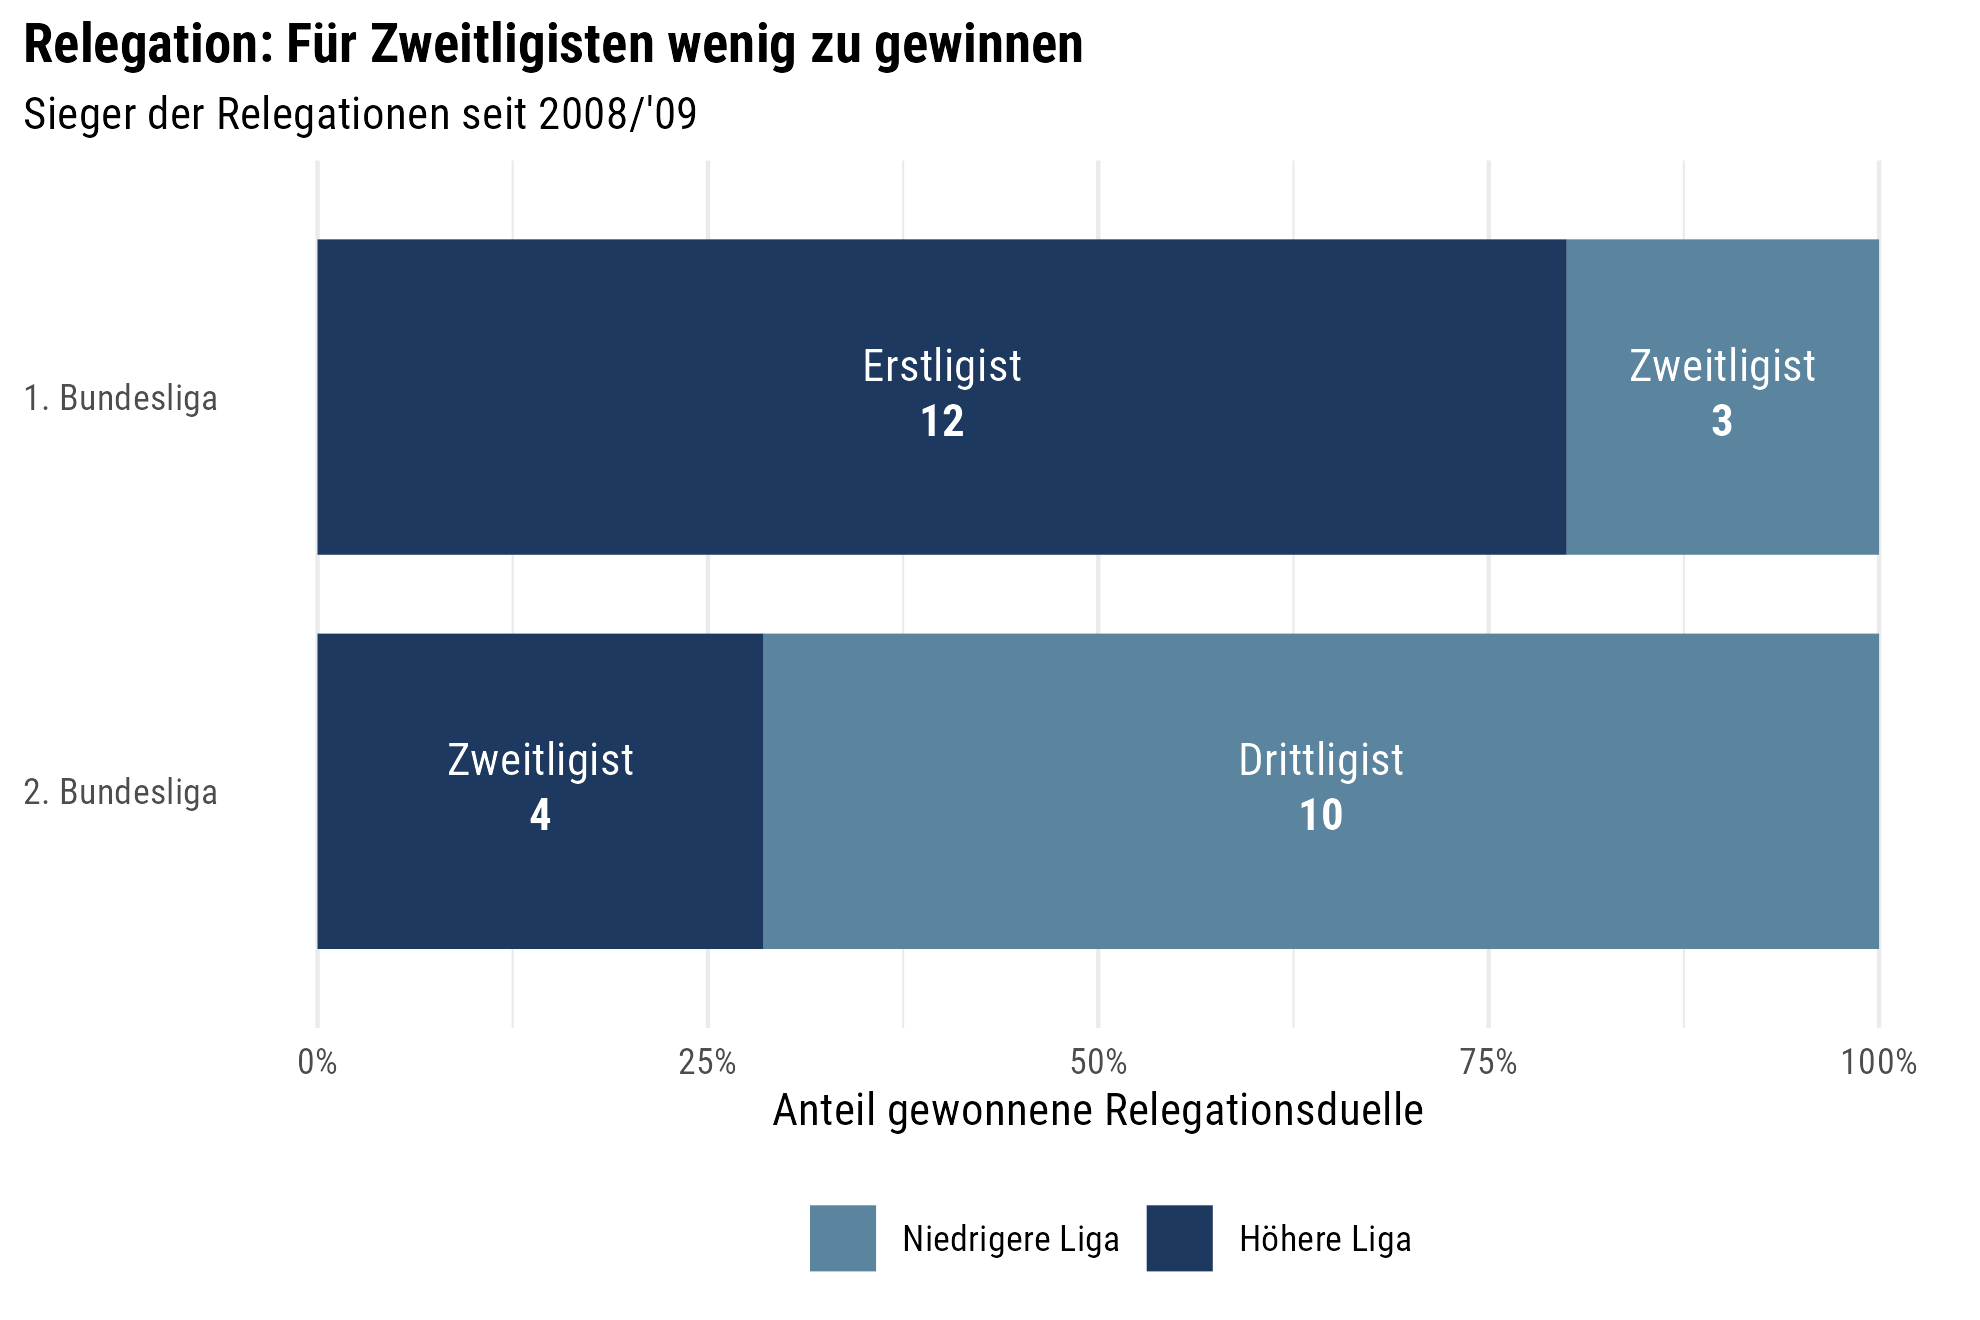

The R source for this figure:
library(tidyverse)
library(ggtext)
library(here)

base_path <- here("bundesliga-relegation")

bundesliga1 <- read_tsv(here(base_path, "bundesliga-1-relegation.tsv"))
bundesliga2 <- read_tsv(here(base_path, "bundesliga-2-relegation.tsv"))

prepare_df <- function(df, liga){
  df %>% 
    pivot_longer(cols = c(2, 4), names_to = "ligist", values_to = "team") %>% 
    mutate(sieger = str_detect(team, "^\\*"),
           team = str_remove_all(team, "\\*"),
           liga = liga) %>% 
    select(liga, jahr = Datum, ligist, team, sieger)
}

prepare_df(bundesliga1, "1. Bundesliga") %>% 
  bind_rows(prepare_df(bundesliga2, "2. Bundesliga")) %>% 
  filter(sieger) %>% 
  mutate(hoehere_liga = ifelse(liga == "1. Bundesliga" & ligist == "Erstligist" | 
                               liga == "2. Bundesliga" & ligist == "Zweitligist",
                               "Höhere Liga", "Niedrigere Liga"),
         hoehere_liga = factor(hoehere_liga, levels = c("Niedrigere Liga", "Höhere Liga")),
         liga = factor(liga, levels = c("2. Bundesliga", "1. Bundesliga"))) %>% 
  count(liga, hoehere_liga, ligist) %>% 
  arrange(liga, desc(hoehere_liga)) %>% 
  group_by(liga) %>% 
  mutate(label_ypos = (lag(n, 1, default = 0) + n / 2) / sum(n)) %>% #View()
  ggplot(aes(liga, n, fill = hoehere_liga, group = hoehere_liga)) + 
  geom_col(position = "fill", width = 0.8) +
  geom_richtext(
    aes(label = sprintf("%s<br>**%d**", ligist, n), y = label_ypos),
    family = "Roboto Condensed", color = "white", label.size = 0, fill = NA,
    show.legend = FALSE) +
  scale_fill_manual(values = MetBrewer::met.brewer("Redon")) +
  scale_y_continuous(labels = scales::label_percent()) +
  coord_flip() +
  labs(
    title = "Relegation: Für Zweitligisten wenig zu gewinnen",
    subtitle = "Sieger der Relegationen seit 2008/'09",
    x = NULL,
    y = "Anteil gewonnene Relegationsduelle",
    fill = NULL
  ) +
  theme_minimal(base_family = "Roboto Condensed") +
  theme(
    plot.background = element_rect(color = "white", fill = "white"),
    legend.position = "bottom",
    plot.title = element_text(face = "bold"),
    plot.title.position = "plot",
    panel.grid.major.y = element_blank(),
    panel.grid.minor.y = element_blank()
  )
ggsave(here(base_path, "bundesliga-relegation.png"), width = 6, height = 4, scale = 1.1)
